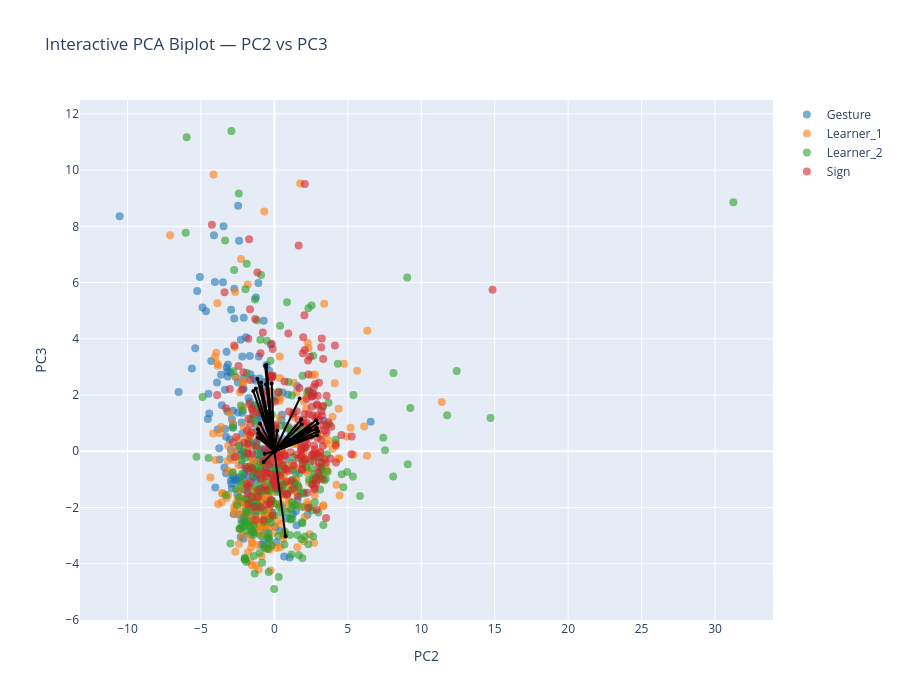

The cell this chart's notebook holds for it:
### Markdown cell above
#### Biplot PC2-PC3

### Code cell
#| code-fold: true
#| code-summary: Code to prepare plot

pcs_to_plot = [2, 3]  # PC1–PC2

sig_features_GS = (
    df_sig_vars_GS[
        (df_sig_vars_GS["sig_loading"]) &
        (df_sig_vars_GS["PC"].isin(pcs_to_plot))
    ]["feature"]
    .unique()
)

feature_names = df_clean.columns[:-1]
selected_vars = [feature_names.get_loc(f) for f in sig_features_GS if f in feature_names]

arrow_strength = (
    df_sig_vars_GS[df_sig_vars_GS["PC"].isin([pcs_to_plot])]
    .groupby("feature")["index_loading"]
    .mean()
    .to_dict()
)

interactive_PCA_biplot(
    score=x_new_GS, 
    coeff=loadings_GS, 
    labels=feature_names, 
    y=y, 
    selected_vars=selected_vars, 
    pc_x=pcs_to_plot[0], pc_y=pcs_to_plot[1],
    show_labels=False,
    le=le,
    arrow_strength=arrow_strength
)

# static plot
static_PCA_biplot(
    score=x_new_GS, 
    coeff=loadings_GS, 
    labels=feature_names, 
    y=y, 
    selected_vars=selected_vars, 
    pc_x=pcs_to_plot[0], pc_y=pcs_to_plot[1],
    show_labels=False,
    arrow_strength=arrow_strength,
    le=le,
    save_path=os.path.join(curfolder, "Plots", "PCA_GS_all_PC2_3_biplot.png")
)

### Figure 1 — Plotly figure (JSON) as saved in the notebook; plotly's stock layout.template omitted (floating-point values rounded to 4 significant figures; data arrays with more than 128 entries replaced by an {"elided": "..."} marker saying what was removed)
{"data": [{"hoverinfo": "text", "marker": {"color": "#1f77b4", "opacity": 0.6, "size": 8}, "mode": "markers", "name": "Gesture", "showlegend": true, "text": {"elided": "250 str values"}, "type": "scatter", "x": {"elided": "250 float values"}, "y": {"elided": "250 float values"}}, {"hoverinfo": "text", "marker": {"color": "#ff7f0e", "opacity": 0.6, "size": 8}, "mode": "markers", "name": "Learner_1", "showlegend": true, "text": {"elided": "249 str values"}, "type": "scatter", "x": {"elided": "249 float values"}, "y": {"elided": "249 float values"}}, {"hoverinfo": "text", "marker": {"color": "#2ca02c", "opacity": 0.6, "size": 8}, "mode": "markers", "name": "Learner_2", "showlegend": true, "text": {"elided": "247 str values"}, "type": "scatter", "x": {"elided": "247 float values"}, "y": {"elided": "247 float values"}}, {"hoverinfo": "text", "marker": {"color": "#d62728", "opacity": 0.6, "size": 8}, "mode": "markers", "name": "Sign", "showlegend": true, "text": {"elided": "243 str values"}, "type": "scatter", "x": {"elided": "243 float values"}, "y": {"elided": "243 float values"}}, {"hoverinfo": "text", "hovertext": "gross__magnitude__arm_speed_Gmean", "line": {"color": "black"}, "marker": {"size": 4}, "mode": "lines+markers", "showlegend": false, "textposition": "top center", "type": "scatter", "x": [0, -1.15], "y": [0, 2.574]}, {"hoverinfo": "text", "hovertext": "gross__variability__arm_speed_Gstd", "line": {"color": "black"}, "marker": {"size": 4}, "mode": "lines+markers", "showlegend": false, "textposition": "top center", "type": "scatter", "x": [0, -0.9918], "y": [0, 0.4793]}, {"hoverinfo": "text", "hovertext": "gross__magnitude__arm_speed_peak_mean", "line": {"color": "black"}, "marker": {"size": 4}, "mode": "lines+markers", "showlegend": false, "textposition": "top center", "type": "scatter", "x": [0, -0.9082], "y": [0, 0.4893]}, {"hoverinfo": "text", "hovertext": "gross__rhythm__arm_speed_peak_n", "line": {"color": "black"}, "marker": {"size": 4}, "mode": "lines+markers", "showlegend": false, "textposition": "top center", "type": "scatter", "x": [0, -0.9038], "y": [0, 2.444]}, {"hoverinfo": "text", "hovertext": "gross__rhythm__arm_speed_peak_rate", "line": {"color": "black"}, "marker": {"size": 4}, "mode": "lines+markers", "showlegend": false, "textposition": "top center", "type": "scatter", "x": [0, -0.5748], "y": [0, 3.002]}, {"hoverinfo": "text", "hovertext": "gross__magnitude__arm_acc_Gmean", "line": {"color": "black"}, "marker": {"size": 4}, "mode": "lines+markers", "showlegend": false, "textposition": "top center", "type": "scatter", "x": [0, -1.257], "y": [0, 2.231]}, {"hoverinfo": "text", "hovertext": "gross__variability__arm_acc_Gstd", "line": {"color": "black"}, "marker": {"size": 4}, "mode": "lines+markers", "showlegend": false, "textposition": "top center", "type": "scatter", "x": [0, -1.115], "y": [0, 0.4905]}, {"hoverinfo": "text", "hovertext": "gross__magnitude__arm_acc_peak_mean", "line": {"color": "black"}, "marker": {"size": 4}, "mode": "lines+markers", "showlegend": false, "textposition": "top center", "type": "scatter", "x": [0, -1.122], "y": [0, 0.7878]}, {"hoverinfo": "text", "hovertext": "gross__variability__arm_acc_peak_std", "line": {"color": "black"}, "marker": {"size": 4}, "mode": "lines+markers", "showlegend": false, "textposition": "top center", "type": "scatter", "x": [0, -0.7302], "y": [0, -0.3832]}, {"hoverinfo": "text", "hovertext": "gross__rhythm__arm_acc_peak_n", "line": {"color": "black"}, "marker": {"size": 4}, "mode": "lines+markers", "showlegend": false, "textposition": "top center", "type": "scatter", "x": [0, -0.922], "y": [0, 2.299]}, {"hoverinfo": "text", "hovertext": "gross__rhythm__arm_acc_peak_rate", "line": {"color": "black"}, "marker": {"size": 4}, "mode": "lines+markers", "showlegend": false, "textposition": "top center", "type": "scatter", "x": [0, -0.5453], "y": [0, 3.077]}, {"hoverinfo": "text", "hovertext": "gross__rhythm__arm_acc_mod_depth", "line": {"color": "black"}, "marker": {"size": 4}, "mode": "lines+markers", "showlegend": false, "textposition": "top center", "type": "scatter", "x": [0, -0.9456], "y": [0, 0.4827]}, {"hoverinfo": "text", "hovertext": "gross__magnitude__arm_speed_integral", "line": {"color": "black"}, "marker": {"size": 4}, "mode": "lines+markers", "showlegend": false, "textposition": "top center", "type": "scatter", "x": [0, -1.434], "y": [0, 2.14]}, {"hoverinfo": "text", "hovertext": "gross__smoothness__arm_intermittency", "line": {"color": "black"}, "marker": {"size": 4}, "mode": "lines+markers", "showlegend": false, "textposition": "top center", "type": "scatter", "x": [0, -1.084], "y": [0, 0.6455]}, {"hoverinfo": "text", "hovertext": "gross__rhythm__band1_band_power_totalarm", "line": {"color": "black"}, "marker": {"size": 4}, "mode": "lines+markers", "showlegend": false, "textposition": "top center", "type": "scatter", "x": [0, 0.7598], "y": [0, -3.024]}, {"hoverinfo": "text", "hovertext": "gross__rhythm__band2_centroid_totalarm", "line": {"color": "black"}, "marker": {"size": 4}, "mode": "lines+markers", "showlegend": false, "textposition": "top center", "type": "scatter", "x": [0, -0.5663], "y": [0, 2.384]}, {"hoverinfo": "text", "hovertext": "gross__rhythm__band3_band_power_totalarm", "line": {"color": "black"}, "marker": {"size": 4}, "mode": "lines+markers", "showlegend": false, "textposition": "top center", "type": "scatter", "x": [0, -0.6271], "y": [0, 3.032]}, {"hoverinfo": "text", "hovertext": "gross__magnitude__bbmv_arms_total", "line": {"color": "black"}, "marker": {"size": 4}, "mode": "lines+markers", "showlegend": false, "textposition": "top center", "type": "scatter", "x": [0, -0.9777], "y": [0, 0.9875]}, {"hoverinfo": "text", "hovertext": "fine__handshape__fingertip_spread_mean", "line": {"color": "black"}, "marker": {"size": 4}, "mode": "lines+markers", "showlegend": false, "textposition": "top center", "type": "scatter", "x": [0, 2.837], "y": [0, 1.1]}, {"hoverinfo": "text", "hovertext": "fine__variability__fingertip_spread_std", "line": {"color": "black"}, "marker": {"size": 4}, "mode": "lines+markers", "showlegend": false, "textposition": "top center", "type": "scatter", "x": [0, 2.885], "y": [0, 0.8294]}, {"hoverinfo": "text", "hovertext": "fine__handshape__thumb_index_mean", "line": {"color": "black"}, "marker": {"size": 4}, "mode": "lines+markers", "showlegend": false, "textposition": "top center", "type": "scatter", "x": [0, 2.942], "y": [0, 0.9849]}, {"hoverinfo": "text", "hovertext": "fine__variability__thumb_index_std", "line": {"color": "black"}, "marker": {"size": 4}, "mode": "lines+markers", "showlegend": false, "textposition": "top center", "type": "scatter", "x": [0, 2.432], "y": [0, 0.7776]}, {"hoverinfo": "text", "hovertext": "fine__handshape__mcp_tip_mean", "line": {"color": "black"}, "marker": {"size": 4}, "mode": "lines+markers", "showlegend": false, "textposition": "top center", "type": "scatter", "x": [0, 2.826], "y": [0, 0.8025]}, {"hoverinfo": "text", "hovertext": "fine__variability__mcp_tip_std", "line": {"color": "black"}, "marker": {"size": 4}, "mode": "lines+markers", "showlegend": false, "textposition": "top center", "type": "scatter", "x": [0, 2.558], "y": [0, 0.5189]}, {"hoverinfo": "text", "hovertext": "fine__handshape__thumb_opposition_mean", "line": {"color": "black"}, "marker": {"size": 4}, "mode": "lines+markers", "showlegend": false, "textposition": "top center", "type": "scatter", "x": [0, 1.866], "y": [0, 0.9602]}, {"hoverinfo": "text", "hovertext": "fine__variability__thumb_opposition_std", "line": {"color": "black"}, "marker": {"size": 4}, "mode": "lines+markers", "showlegend": false, "textposition": "top center", "type": "scatter", "x": [0, 1.585], "y": [0, 0.447]}, {"hoverinfo": "text", "hovertext": "fine__handshape__handshape_size_mean", "line": {"color": "black"}, "marker": {"size": 4}, "mode": "lines+markers", "showlegend": false, "textposition": "top center", "type": "scatter", "x": [0, 2.961], "y": [0, 0.7112]}, {"hoverinfo": "text", "hovertext": "fine__variability__handshape_size_std", "line": {"color": "black"}, "marker": {"size": 4}, "mode": "lines+markers", "showlegend": false, "textposition": "top center", "type": "scatter", "x": [0, 2.906], "y": [0, 0.5713]}, {"hoverinfo": "text", "hovertext": "fine__variability__handshape_variability", "line": {"color": "black"}, "marker": {"size": 4}, "mode": "lines+markers", "showlegend": false, "textposition": "top center", "type": "scatter", "x": [0, 2.357], "y": [0, 0.8368]}, {"hoverinfo": "text", "hovertext": "fine__magnitude__flexion_speed_mean", "line": {"color": "black"}, "marker": {"size": 4}, "mode": "lines+markers", "showlegend": false, "textposition": "top center", "type": "scatter", "x": [0, 1.718], "y": [0, 1.875]}, {"hoverinfo": "text", "hovertext": "fine__variability__flexion_speed_std", "line": {"color": "black"}, "marker": {"size": 4}, "mode": "lines+markers", "showlegend": false, "textposition": "top center", "type": "scatter", "x": [0, 1.836], "y": [0, 1.137]}, {"hoverinfo": "text", "hovertext": "fine__smoothness__flexion_intermittency", "line": {"color": "black"}, "marker": {"size": 4}, "mode": "lines+markers", "showlegend": false, "textposition": "top center", "type": "scatter", "x": [0, -0.6715], "y": [0, -0.09126]}, {"hoverinfo": "text", "hovertext": "fine__coordination__finger_independence", "line": {"color": "black"}, "marker": {"size": 4}, "mode": "lines+markers", "showlegend": false, "textposition": "top center", "type": "scatter", "x": [0, 1.038], "y": [0, 0.414]}, {"hoverinfo": "text", "hovertext": "gross__rhythm__arm_speed_sampen", "line": {"color": "black"}, "marker": {"size": 4}, "mode": "lines+markers", "showlegend": false, "textposition": "top center", "type": "scatter", "x": [0, -0.1822], "y": [0, 2.414]}, {"hoverinfo": "text", "hovertext": "gross__smoothness__arm_sparc", "line": {"color": "black"}, "marker": {"size": 4}, "mode": "lines+markers", "showlegend": false, "textposition": "top center", "type": "scatter", "x": [0, -0.2917], "y": [0, 1.277]}, {"hoverinfo": "text", "hovertext": "gross__rhythm__band1_centroid_totalarm", "line": {"color": "black"}, "marker": {"size": 4}, "mode": "lines+markers", "showlegend": false, "textposition": "top center", "type": "scatter", "x": [0, -0.2713], "y": [0, 1.297]}, {"hoverinfo": "text", "hovertext": "gross__rhythm__band2_band_power_totalarm", "line": {"color": "black"}, "marker": {"size": 4}, "mode": "lines+markers", "showlegend": false, "textposition": "top center", "type": "scatter", "x": [0, -0.5048], "y": [0, 1.412]}, {"hoverinfo": "text", "hovertext": "gross__rhythm__band2_entropy_totalarm", "line": {"color": "black"}, "marker": {"size": 4}, "mode": "lines+markers", "showlegend": false, "textposition": "top center", "type": "scatter", "x": [0, -0.2076], "y": [0, 0.7871]}, {"hoverinfo": "text", "hovertext": "gross__rhythm__band3_centroid_totalarm", "line": {"color": "black"}, "marker": {"size": 4}, "mode": "lines+markers", "showlegend": false, "textposition": "top center", "type": "scatter", "x": [0, 0.1991], "y": [0, 0.7302]}, {"hoverinfo": "text", "hovertext": "fine__variability__flexion_entropy", "line": {"color": "black"}, "marker": {"size": 4}, "mode": "lines+markers", "showlegend": false, "textposition": "top center", "type": "scatter", "x": [0, -0.3691], "y": [0, 1.323]}], "layout": {"height": 700, "hovermode": "closest", "title": {"text": "Interactive PCA Biplot — PC2 vs PC3"}, "width": 900, "xaxis": {"title": {"text": "PC2"}}, "yaxis": {"title": {"text": "PC3"}}}}
